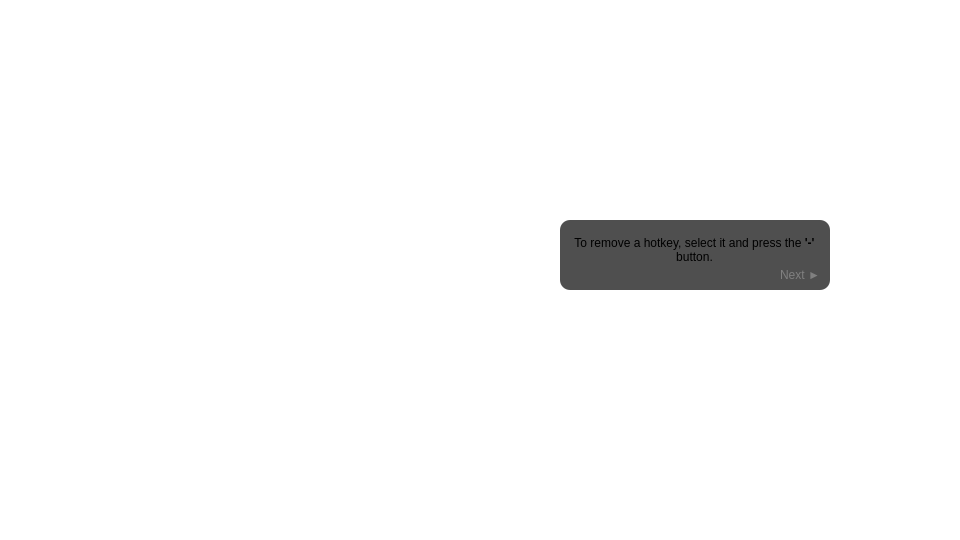
  <widget class="QGroupBox" name="slide_14">
   <property name="geometry">
    <rect>
     <x>960</x>
     <y>0</y>
     <width>960</width>
     <height>540</height>
    </rect>
   </property>
   <property name="styleSheet">
    <string notr="true">background: transparent;
border: 0px;</string>
   </property>
   <property name="title">
    <string/>
   </property>
   <widget class="QGroupBox" name="instruction_14">
    <property name="geometry">
     <rect>
      <x>560</x>
      <y>220</y>
      <width>270</width>
      <height>70</height>
     </rect>
    </property>
    <property name="styleSheet">
     <string notr="true">QGroupBox { background: #B0000000; border-radius: 10px; }</string>
    </property>
    <property name="title">
     <string/>
    </property>
    <widget class="QPushButton" name="next_14">
     <property name="geometry">
      <rect>
       <x>210</x>
       <y>45</y>
       <width>60</width>
       <height>20</height>
      </rect>
     </property>
     <property name="styleSheet">
      <string notr="true">QPushButton { color: #808080; }
QPushButton:hover { color: #C0C0C0; }</string>
     </property>
     <property name="text">
      <string>Next ►</string>
     </property>
    </widget>
    <widget class="QLabel" name="label_14">
     <property name="geometry">
      <rect>
       <x>9</x>
       <y>10</y>
       <width>251</width>
       <height>40</height>
      </rect>
     </property>
     <property name="text">
      <string>&lt;html&gt;&lt;head/&gt;&lt;body&gt;&lt;p&gt;To remove a hotkey, select it and press the &lt;span style=&quot; font-weight:700;&quot;&gt;'-'&lt;/span&gt; button.&lt;/p&gt;&lt;/body&gt;&lt;/html&gt;</string>
     </property>
     <property name="alignment">
      <set>Qt::AlignCenter</set>
     </property>
     <property name="wordWrap">
      <bool>true</bool>
     </property>
    </widget>
    <zorder>label_14</zorder>
    <zorder>next_14</zorder>
   </widget>
  </widget>
